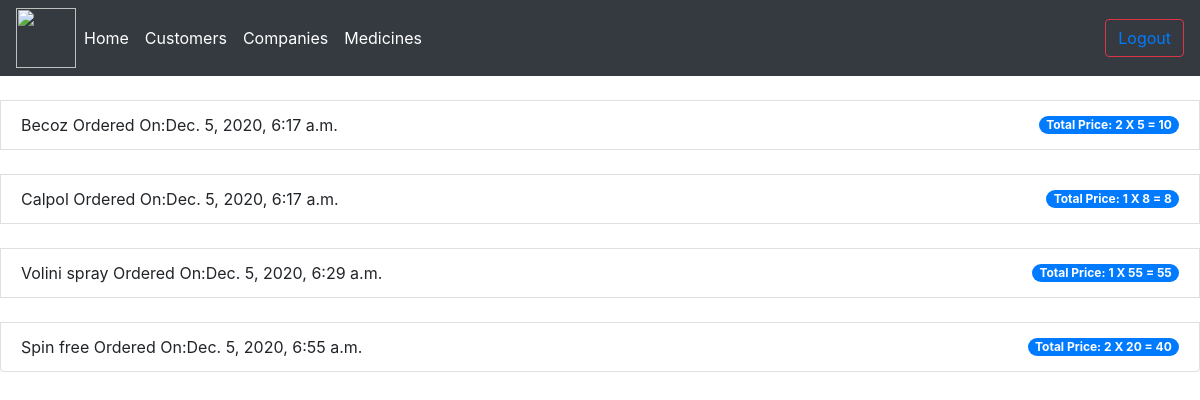
/vieworderofcust/1/, run on the app's committed database.
### management/models.py (models this page shows, shortened)
class Orders(models.Model):
    STATUS=(
        ('Pending','Pending'),
        ('On the way','On the way'),
        ('delivered','delivered'),
    )
    id=models.AutoField(primary_key=True)
    customer=models.ForeignKey(Customer,null=True,on_delete=models.SET_NULL)
    medicine=models.ForeignKey(Medicine,null=True,on_delete=models.SET_NULL)
    date_created = models.DateTimeField(auto_now_add=True, null=True)
    quantity=models.IntegerField(default=0)
    totalprice=models.IntegerField(default=0)
    peritem=models.IntegerField(default=0)
    status=models.CharField(max_length=200,null=True,choices=STATUS,default="Pending")

class Medicine(models.Model):
    id=models.AutoField(primary_key=True)
    name=models.CharField(max_length=200)
    batch_no=models.CharField(max_length=200)
    expire_date=models.DateField()
    price_per_item=models.IntegerField()
    prescribe_req=models.BooleanField(default=False)
    mfg_date=models.DateField()
    company_id=models.ForeignKey(Company,on_delete=models.CASCADE)
    quantity=models.IntegerField()

### management/views.py (the view)
# urls.py: path('vieworderofcust/<str:pk>/',vieworderofcust,name="vieworderofcust"),
def vieworderofcust(request,pk):
    customer=Customer.objects.get(id=pk)
    orders=customer.orders_set.all()
    context={'order':orders}
    return render(request,'managemet/vieworderofcust.html',context)

### templates/managemet/vieworderofcust.html
{%  extends 'managemet/adminmain2.html' %}
{% block content %}
<div id="items">
    <ul class="list-group">
       {% for i in order %}
        <li>
             <li class="list-group-item d-flex justify-content-between align-items-center">
                        {{i.medicine.name}}
                          Ordered On:{{i.date_created}}
                <span class="badge badge-primary badge-pill">Total Price: {{i.quantity}} X {{i.peritem}} =  {{i.totalprice}} </span>
        </li>
        {% endfor %}
    </ul>
</div>
{% endblock %}

### templates/managemet/adminmain2.html (shortened to what this page needs)
<!doctype html>
<html lang="en">
  <head>
    <link rel="stylesheet" href="https://cdn.jsdelivr.net/npm/bootstrap@4.5.3/dist/css/bootstrap.min.css">
     </head>
<body>
        <nav class="navbar navbar-expand-lg  navbar-dark bg-dark">
  <img src="https://seeklogo.com/images/P/pharmacy-logo-7092A6C9DF-seeklogo.com.png"  width="60" height="60" class="d-inline-block align-top" alt="" loading="lazy">
  <div class="collapse navbar-collapse" id="navbarSupportedContent">
    <ul class="navbar-nav mr-auto">
        <li class="nav-item active">
        <a class="nav-link" href="{% url 'dashboard'  %}">Home<span class="sr-only">(current)</span></a>
      </li>
      <li class="nav-item active">
        <a class="nav-link" href="{% url 'viewcustomer'  %}">Customers<span class="sr-only">(current)</span></a>
      </li>
      <li class="nav-item active">
        <a class="nav-link"  href="{% url 'viewcompany'   %}">Companies</a>
      </li>
        <li class="nav-item active">
        <a class="nav-link" href="{% url 'viewmedicines'  %}">Medicines</a>
      </li>
    </ul>
    <form class="form-inline my-2 my-lg-0">
        <button type="button" class="btn btn-outline-danger" type="submit"><a href="{% url 'logoutpage' %}">Logout</a></button>
    </form>
  </div>
</nav>
            {% block content %}
	        {% endblock %}
   </body>
</html>
     </body>

### data on the page
Orders: medicine.name "Becoz", date_created "Dec. 5, 2020, 6:17 a.m.", quantity "2", peritem "5", totalprice "10"
Orders: medicine.name "Calpol", date_created "Dec. 5, 2020, 6:17 a.m.", quantity "1", peritem "8", totalprice "8"
Orders: medicine.name "Volini spray", date_created "Dec. 5, 2020, 6:29 a.m.", quantity "1", peritem "55", totalprice "55"
Orders: medicine.name "Spin free", date_created "Dec. 5, 2020, 6:55 a.m.", quantity "2", peritem "20", totalprice "40"
